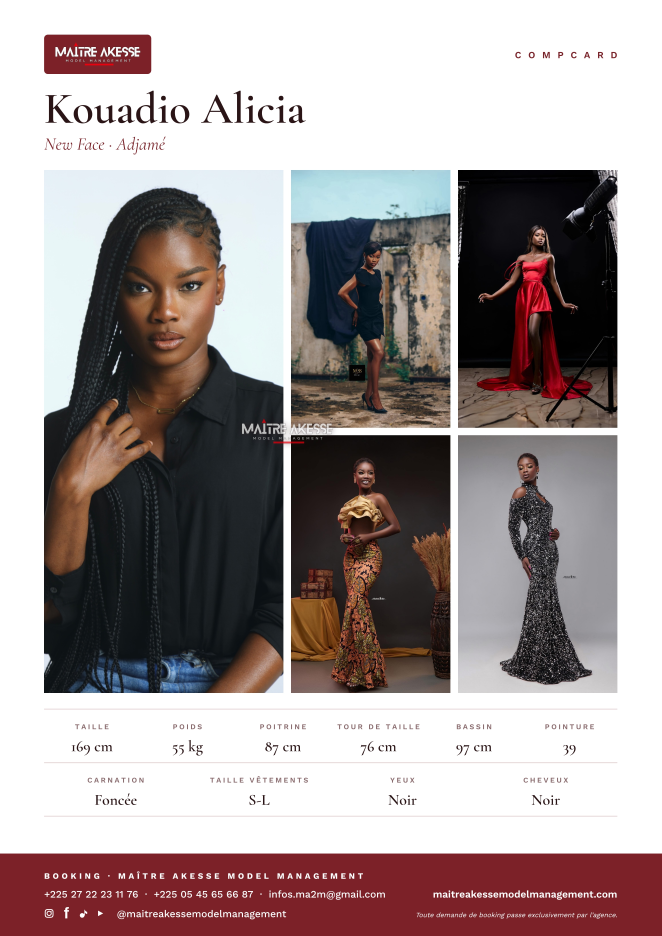
#> input picture outils/video-talons/alicia/compcard.jpg, 3307 x 4677 px (shown at 1/5 size)
$ python -i monter2.py   (imports and definitions only)
#> lines starting #> are read from the running program, lines starting #| are printed output that depends on the picture
### outils/video-talons/repetitions/plans2.py
# Film libre « On répète » (version 2, 16/11/2026) : 1 min 24, vertical 1080 × 1920, 120 battements par minute
# (1 temps = 0,5 s, 1 mesure = 2 s). Idée : des répétitions, c'est répéter. On répète, on corrige, on recommence
# (l'image rembobine et rejoue le même pas), jusqu'à la marche juste, puis le défilé éclate en couleur.
#
# Un plan : r = rush, a = début (s), d = durée, k = correspondance temps du plan → temps du rush [(tau, s), …]
# (pente 1 = vitesse normale, 0,4 = ralenti, 0 = image figée, négative = rembobinage), cam = ((zoom, cx, cy) début,
# (zoom, cx, cy) fin), nb = noir et blanc, flash = 'rouge' | 'blanc' au début, coup = petit zoom de rythme au début.
# Les panneaux ('panneaux') posent 2 ou 3 plans côte à côte ; les textes sont des lignes posées sur les temps.

def lin(t, d, v=1.0):
    return [(0.0, t), (d, t + v * d)]

def rampe(t, d, normal, lent=0.4):
    """Vitesse normale pendant `normal` secondes, puis ralenti sur la pose."""
    return [(0.0, t), (normal, t + normal), (d, t + normal + lent * (d - normal))]

DUREE = 84.0
P = []
def plan(r, a, d, k, cam=((1.0, 0.5, 0.5), (1.12, 0.5, 0.5)), **x):
    P.append(dict(r=r, a=a, d=d, k=k, cam=cam, **x))

# ---------------- 0 → 16 s : la répétition, en noir et blanc
NB = dict(nb=True)
plan('WA0063', 0.0, 2.0, lin(1.0, 2.0), ((1.35, 0.5, 0.56), (1.6, 0.5, 0.56)), **NB)
plan('WA0047', 2.0, 1.0, lin(14.2, 1.0), ((2.3, 0.5, 0.80), (2.3, 0.5, 0.76)), coup=True, **NB)
plan('WA0063', 3.0, 1.0, lin(21.0, 1.0), ((2.0, 0.26, 0.60), (2.0, 0.36, 0.60)), coup=True, **NB)
plan('WA0063', 4.0, 2.0, lin(12.0, 2.0), ((1.9, 0.52, 0.55), (2.1, 0.52, 0.52)), coup=True, **NB)
plan('WA0055', 6.0, 1.0, lin(16.4, 1.0), ((1.1, 0.5, 0.5), (1.15, 0.5, 0.5)), **NB)
plan('WA0049', 7.0, 1.0, lin(1.5, 1.0), ((2.3, 0.5, 0.48), (2.1, 0.5, 0.48)), coup=True, **NB)
# « On recommence » : le même pas, joué, rembobiné, rejoué, de plus en plus vite
plan('WA0059', 8.0, 4.0, [(0.0, 13.2), (1.0, 14.2), (1.25, 13.2), (2.0, 13.95), (2.2, 13.2), (2.7, 13.7), (2.85, 13.2),
                           (3.15, 13.5), (3.25, 13.2), (4.0, 13.6)], ((1.6, 0.46, 0.45), (1.9, 0.44, 0.40)), rembobine=True, **NB)
plan('WA0052', 12.0, 1.0, lin(3.5, 1.0), ((2.4, 0.5, 0.52), (2.2, 0.5, 0.52)), coup=True, **NB)
plan('WA0057', 13.0, 1.0, lin(7.5, 1.0), ((1.9, 0.5, 0.50), (1.8, 0.5, 0.50)), coup=True, **NB)
plan('WA0053', 14.0, 0.5, lin(7.6, 0.5), ((1.7, 0.5, 0.48), (1.7, 0.5, 0.48)), coup=True, **NB)
plan('WA0061', 14.5, 0.5, lin(9.5, 0.5), ((1.7, 0.5, 0.48), (1.7, 0.5, 0.48)), coup=True, **NB)
plan('WA0050', 15.0, 0.25, lin(7.5, 0.25), ((1.7, 0.5, 0.45), (1.7, 0.5, 0.45)), coup=True, **NB)
plan('WA0060', 15.25, 0.25, lin(12.5, 0.25), ((1.7, 0.5, 0.45), (1.7, 0.5, 0.45)), coup=True, **NB)
# 15,5 → 16 : noir, la musique retient son souffle

# ---------------- 16 s : le défilé éclate (MA2M rempli d'images, puis on traverse les lettres)
P.append(dict(fenetre='MA2M', a=16.0, d=2.0, r='WA0047', k=lin(55.0, 2.0), cam=((1.3, 0.5, 0.55), (1.45, 0.5, 0.55)), flash='rouge', suivi=False))
P.append(dict(panneaux=[dict(r='WA0052', k=lin(6.3, 4.0), cam=((1.25, 0.5, 0.50), (1.6, 0.5, 0.42))),
                        dict(r='WA0064', k=lin(14.6, 4.0), cam=((1.25, 0.5, 0.50), (1.6, 0.5, 0.42))),
                        dict(r='WA0061', k=lin(9.0, 4.0), cam=((1.25, 0.5, 0.50), (1.6, 0.5, 0.42)))], a=18.0, d=4.0))

# ---------------- 22 → 44 s : la marche, une silhouette par mesure, ralenti sur la pose
for i, (r, t, cy) in enumerate([('WA0064', 17.4, 0.36), ('WA0057', 10.4, 0.36), ('WA0059', 12.0, 0.36), ('WA0051', 7.6, 0.38),
                                ('WA0055', 8.6, 0.36), ('WA0047', 170.8, 0.36), ('WA0050', 7.2, 0.36), ('WA0061', 11.2, 0.36),
                                ('WA0062', 19.4, 0.36), ('WA0048', 4.0, 0.36), ('WA0047', 64.0, 0.36)]):
    plan(r, 22.0 + 2 * i, 2.0, rampe(t, 2.0, 1.25), ((1.35, 0.5, 0.50), (1.7, 0.5, cy)), coup=True,
         flash='blanc' if i in (0, 6) else None)

# ---------------- 44 → 52 s : respiration, ralentis
plan('WA0061', 44.0, 3.0, lin(15.4, 3.0, 0.5), ((1.55, 0.5, 0.42), (1.35, 0.5, 0.50)))
plan('WA0053', 47.0, 3.0, lin(10.6, 3.0, 0.45), ((2.0, 0.66, 0.30), (1.7, 0.66, 0.34)), suivi=False)
plan('WA0060', 50.0, 1.0, lin(13.6, 1.0, 0.5), ((1.7, 0.5, 0.36), (1.8, 0.5, 0.34)))
for j, (r, t) in enumerate([('WA0052', 10.3), ('WA0047', 135.8), ('WA0059', 13.9), ('WA0064', 19.6)]):
    plan(r, 51.0 + 0.25 * j, 0.25, lin(t, 0.25, 0.3), ((1.8, 0.5, 0.34), (1.85, 0.5, 0.34)), coup=True)

# ---------------- 52 → 68 s : deuxième élan, à deux, à plusieurs
plan('WA0054', 52.0, 2.0, lin(6.4, 2.0), ((1.25, 0.5, 0.52), (1.5, 0.5, 0.46)), flash='rouge', coup=True, suivi=False)
plan('WA0056', 54.0, 2.0, lin(9.2, 2.0), ((1.25, 0.5, 0.52), (1.5, 0.5, 0.46)), coup=True, suivi=False)
P.append(dict(panneaux=[dict(r='WA0049', k=lin(6.0, 2.0), cam=((1.4, 0.5, 0.48), (1.7, 0.5, 0.38))),
                        dict(r='WA0050', k=lin(6.6, 2.0), cam=((1.4, 0.5, 0.48), (1.7, 0.5, 0.38)))], a=56.0, d=2.0))
P.append(dict(panneaux=[dict(r='WA0052', k=lin(7.4, 2.0), cam=((1.4, 0.5, 0.48), (1.7, 0.5, 0.38))),
                        dict(r='WA0064', k=lin(17.6, 2.0), cam=((1.4, 0.5, 0.48), (1.7, 0.5, 0.38)))], a=58.0, d=2.0))
plan('WA0058', 60.0, 2.0, lin(8.6, 2.0), ((1.3, 0.5, 0.52), (1.55, 0.5, 0.46)), coup=True, suivi=False)
plan('WA0047', 62.0, 2.0, lin(19.2, 2.0), ((1.35, 0.5, 0.52), (1.6, 0.5, 0.48)), coup=True, suivi=False)
# poses figées, une par temps
for j, (r, t, cy) in enumerate([('WA0053', 11.0, 0.32), ('WA0059', 14.6, 0.34), ('WA0047', 66.6, 0.34), ('WA0064', 20.6, 0.32),
                                ('WA0060', 15.4, 0.34), ('WA0047', 173.6, 0.34), ('WA0061', 13.4, 0.32), ('WA0055', 10.6, 0.32)]):
    plan(r, 64.0 + 0.5 * j, 0.5, [(0.0, t), (0.5, t + 0.04)], ((1.75, 0.5, cy), (1.85, 0.5, cy)), flash='blanc', coup=True)

# ---------------- 68 → 72 s : la dernière pose, au ralenti, qui s'éteint
plan('WA0064', 68.0, 4.0, lin(18.9, 4.0, 0.4), ((1.9, 0.5, 0.32), (1.25, 0.5, 0.45)), noir_fin=1.2)

# ---------------- 72 → 84 s : signature
FIN = 72.0

# Textes posés sur les temps : (début, fin, [lignes]) — lignes alignées à gauche, en bas de l'image
TEXTES = [
    (0.5, 3.75, ['On répète.']),
    (4.0, 7.75, ['On corrige.']),
    (8.0, 11.75, ['On', 'recommence.']),
    (12.0, 15.5, ['Jusqu’à la', 'marche', 'juste.']),
]

### outils/video-talons/repetitions/monter2.py
#!/usr/bin/env python3
"""Montage du film libre « On répète » (version 2, 16/11/2026), d'après plans2.py.

Vraies images des rushes seulement (aucun corps inventé). Début en noir et blanc sombre, puis couleur lumineuse
« studio blanc » ; caméra simulée, coups de zoom sur le rythme, rampes de vitesse, rembobinages, panneaux côte à
côte, lettres « MA2M » remplies d'images qu'on traverse, éclairs rouges (rouge du logo) et blancs, textes en
Big Shoulders Display (la police des titres du site).

  python3 monter2.py preparer | planche | images 12 30 … | film   → sortie/v2-muet.mp4, sortie/v2-evenements.json
"""
import json, math, os, subprocess, sys
from concurrent.futures import ThreadPoolExecutor
import numpy as np, cv2
from PIL import Image, ImageDraw, ImageFont
from plans2 import P, TEXTES, DUREE, FIN
import suivi

ICI = os.path.dirname(os.path.abspath(__file__))
RACINE = os.path.abspath(os.path.join(ICI, '..', '..', '..'))
W, H, FPS = 1080, 1920, 30
ROUGE = np.array([200, 16, 46], np.float32) / 255
BLANC = np.ones(3, np.float32)
POL = os.path.join(ICI, 'polices')

def lisse(x):
    x = min(1.0, max(0.0, x)); return x * x * (3 - 2 * x)
def doux(x):
    x = min(1.0, max(0.0, x)); return 0.5 - 0.5 * math.cos(math.pi * x)
def sortie_rapide(x):
    x = min(1.0, max(0.0, x)); return 1 - (1 - x) ** 3

# ------------------------------------------------------------------ rushes
def rush(r): return os.path.join(ICI, 'rushes', r + '.mp4')
_TAILLES = {}
# [13 lines left out: functions taille, besoin, not called in this run]

def fichier_cache(s):
    a, d, ips = besoin(s)
    return os.path.join(ICI, 'cache', f"{s['r']}_{a:.2f}_{d:.2f}_{ips}.mkv"), a, d, ips

# [15 lines left out: functions preparer_un, lire, not called in this run]

def temps_source(s, tau):
    k = s['k']; xs = [x for x, _ in k]; ys = [y for _, y in k]
    return float(np.interp(tau, xs, ys))

# ------------------------------------------------------------------ étalonnage
def courbe(nb):
    x = np.arange(256, dtype=np.float32) / 255
    if nb:   # noir et blanc sombre et dense : la répétition, avant la lumière
        return np.interp(x, [0, 0.12, 0.3, 0.5, 0.7, 0.88, 1], [0, 0.03, 0.16, 0.34, 0.52, 0.66, 0.74]).astype(np.float32)
    # couleur « studio blanc » : murs lumineux et propres, noirs francs, contraste
    return np.interp(x, [0, 0.08, 0.25, 0.5, 0.72, 0.88, 1], [0, 0.025, 0.19, 0.50, 0.78, 0.93, 0.98]).astype(np.float32)
LUTS = {nb: np.round(courbe(nb) * 255).astype(np.uint8) for nb in (False, True)}

yy, xx = np.mgrid[0:H, 0:W].astype(np.float32)
_r = np.sqrt(((xx - W / 2) / (W / 2)) ** 2 * 0.85 + ((yy - H * 0.48) / (H / 2)) ** 2)
PLAFOND = (0.22 + 0.78 * np.clip(yy / (H * 0.22), 0, 1) ** 1.1)
VIG = {nb: ((1 - (0.55 if nb else 0.28) * np.clip((_r - 0.45) / 0.85, 0, 1) ** 1.5) * PLAFOND)[..., None].astype(np.float32) for nb in (False, True)}
rng = np.random.default_rng(3)
GRAIN = [cv2.resize(rng.normal(0, 1, (H // 2, W // 2)).astype(np.float32), (W, H))[..., None] for _ in range(10)]

# [29 lines left out: functions etalonner, camera, not called in this run]

def index_source(s, lu, tau):
    k = int(round((temps_source(s, tau) - lu['debut']) * lu['ips']))
    return min(max(k, 0), len(lu['images']) - 1)

def image_source(s, lu, tau):
    return lu['images'][index_source(s, lu, tau)]

def suivi_de(s, lu, tau):
    if not s.get('suivi', not s.get('nb', False)) or 'suivi_x' not in lu: return None
    return float(lu['suivi_x'][index_source(s, lu, tau)])

# objectif de cinéma : le centre (le mannequin) reste net, les bords et le plafond s'adoucissent
_e = np.sqrt(((xx - W / 2) / (W * 0.36)) ** 2 + ((yy - H * 0.50) / (H * 0.50)) ** 2)
NET = np.clip(1.6 - _e, 0, 1)[..., None].astype(np.float32)
NET = NET * NET * (3 - 2 * NET)
# [5 lines left out: function objectif, not called in this run]

# ------------------------------------------------------------------ textes
_POL = {}
def police(poids, taille):
    if (poids, taille) not in _POL: _POL[poids, taille] = ImageFont.truetype(os.path.join(POL, f'big-shoulders-display-{poids}.ttf'), taille)
    return _POL[poids, taille]

_MASQUES = {}
# [19 lines left out: functions masque_texte, poser, not called in this run]

TAILLE_TEXTE = 236
# [20 lines left out: function textes, not called in this run]

# ------------------------------------------------------------------ cartes de fin
# [1 line not run here, left out]
# [46 lines left out: functions logo, signature, masque_fenetre, not called in this run]
FEN = {}
# [14 lines left out: function fabriquer_medaillon, not called in this run]
MEDAILLON = None
# [26 lines left out: functions fabriquer_signature, medaillon, trainee, not called in this run]
APPUI = {}
# [4 lines left out: function appui, not called in this run]

# ------------------------------------------------------------------ rendu d'une image
class Monteur:
    def __init__(self):
        self.plans = sorted(P, key=lambda p: p['a']); self.lus = {}
    # [32 lines left out: functions lu, oublier, plan_simple, not called in this run]

    def image(self, i):
        T = i / FPS
        if T >= FIN: return signature(T - FIN)
        act = [p for p in self.plans if p['a'] <= T < p['a'] + p['d']]
        if not act:
            f = np.zeros((H, W, 3), np.float32)
        else:
            p = act[-1]; tau = T - p['a']
            if 'panneaux' in p:
                n = len(p['panneaux']); lw = W // n
                f = np.zeros((H, W, 3), np.float32)
                for j, s in enumerate(p['panneaux']):
                    lu = self.lu(s)
                    decal = int((1 - sortie_rapide((tau - 0.12 * j) / 0.35)) * H) * (1 if j % 2 else -1)
                    img = etalonner(objectif(camera(s, image_source(s, lu, tau), lu['w'], lu['h'], tau, p['d'], 0.0, suivi_de(s, lu, tau)), 0.5), False, i)
                    bande = img[:, W // 2 - lw // 2: W // 2 - lw // 2 + lw]
                    if decal:
                        b2 = np.zeros_like(bande)
                        if decal > 0: b2[decal:] = bande[:H - decal]
                        else: b2[:H + decal] = bande[-decal:]
                        bande = b2
                    f[:, j * lw:(j + 1) * lw] = bande
                    if j: f[:, j * lw - 4:j * lw + 4] = 0
            elif 'fenetre' in p:
                f = self.plan_simple(p, tau, i)
                if p['fenetre'] not in FEN: FEN[p['fenetre']] = masque_fenetre(p['fenetre'])
                m = FEN[p['fenetre']]
                z = 1.0 if tau < 1.0 else math.exp(4.2 * sortie_rapide((tau - 1.0) / 0.75) * ((tau - 1.0) / 0.75) ** 0.6)
                z *= 1 + 0.04 * tau
                # point d'appui choisi dans le jambage gauche du premier « M » : on traverse la lettre
                ox, oy = (W - m.shape[1]) / 2, (H - m.shape[0]) / 2
                APPUI.setdefault(p['fenetre'], appui(m)); ax, ay = APPUI[p['fenetre']]
                M = np.float32([[z, 0, ox + ax - z * ax], [0, z, oy + ay - z * ay]])
                masque = cv2.warpAffine(m, M, (W, H), flags=cv2.INTER_LINEAR, borderValue=0)[..., None]
                if z > 25: masque[:] = 1
                f = f * masque
            else:
                f = self.plan_simple(p, tau, i)
            if p.get('noir_fin'): f = f * lisse((p['d'] - tau) / p['noir_fin'])
            fl = p.get('flash')
            if fl == 'rouge' and tau < 3 / FPS: f = f * 0 + ROUGE
            elif fl == 'rouge' and tau < 0.3: f = f + ROUGE * 0.6 * (1 - tau / 0.3)
            elif fl == 'blanc': f = f + (1 - f) * 0.85 * math.exp(-tau / 0.06)
            if fl == 'rouge' or (fl == 'blanc' and p['a'] < 60): f = trainee(f, 1.3 * math.exp(-tau / 0.18))
        f = textes(f, T)
        return medaillon(f, min(1.0, T / 0.6) * (1 - lisse((T - (FIN - 0.4)) / 0.4)))

def en_octets(f): return (np.clip(f, 0, 1) * 255 + 0.5).astype(np.uint8)

# [45 lines left out: functions tous_les_morceaux, evenements, main, not called in this run]

# [2 lines not run here, left out]

>>> import cv2
>>> picture = cv2.imread('../alicia/compcard.jpg', cv2.IMREAD_GRAYSCALE)
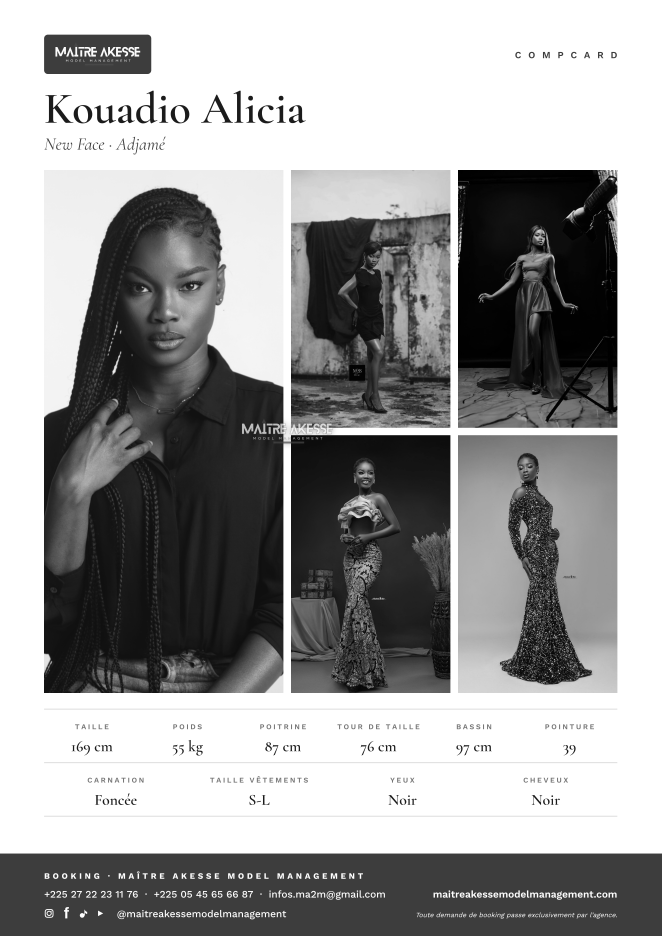
#> picture: shape (4677, 3307) (shown at 1/5 size); min 0, max 255, mean 157.4
>>> result = Monteur().image(picture)
#> (the run stopped early here; a loop or call above may not have finished)

$ run again, on outils/video-talons/ia/ia-01.jpg
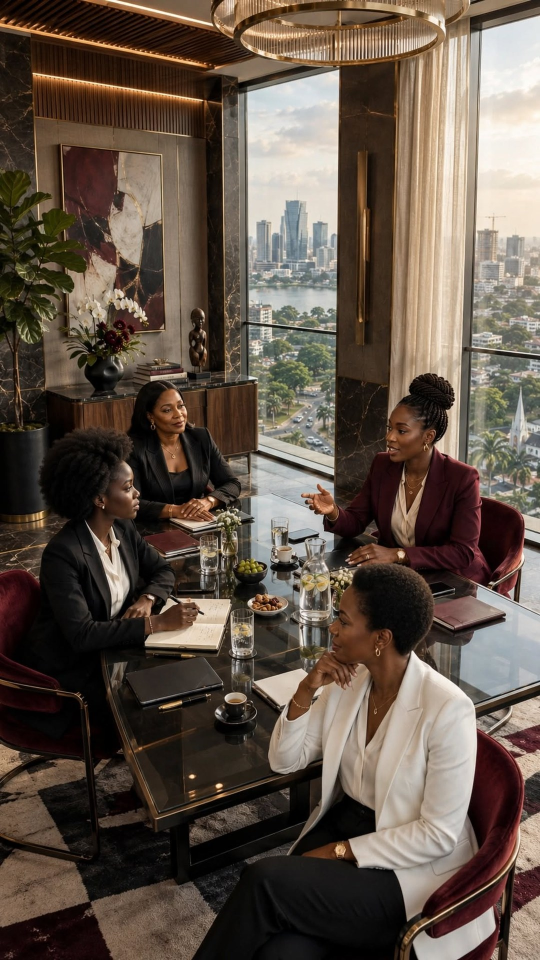
#> input picture outils/video-talons/ia/ia-01.jpg, 1080 x 1920 px (shown at 1/2 size)
#> `picture = cv2.imread('../alicia/compcard.jpg', cv2.IMREAD_GRAYSCALE)`:
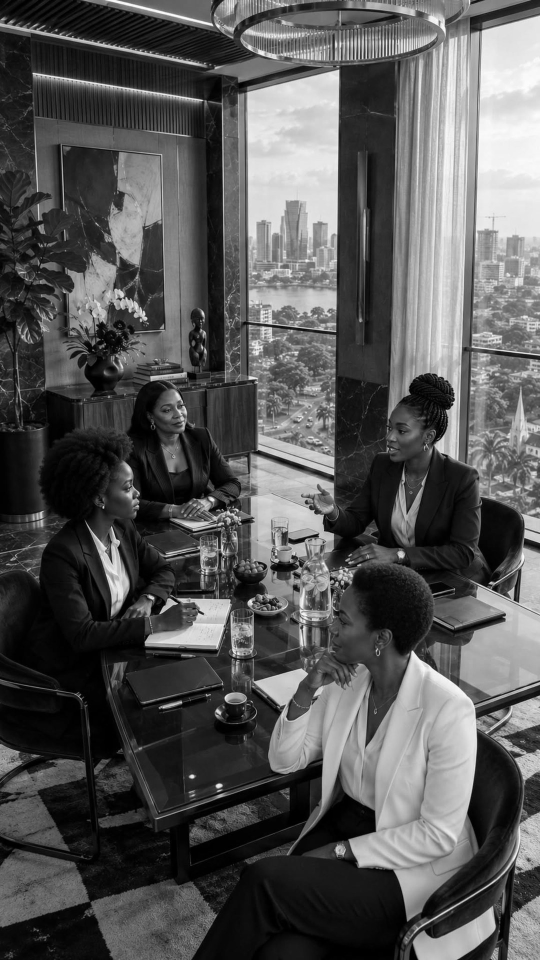
#> picture: shape (1920, 1080) (shown at 1/2 size); min 0, max 255, mean 86.1
